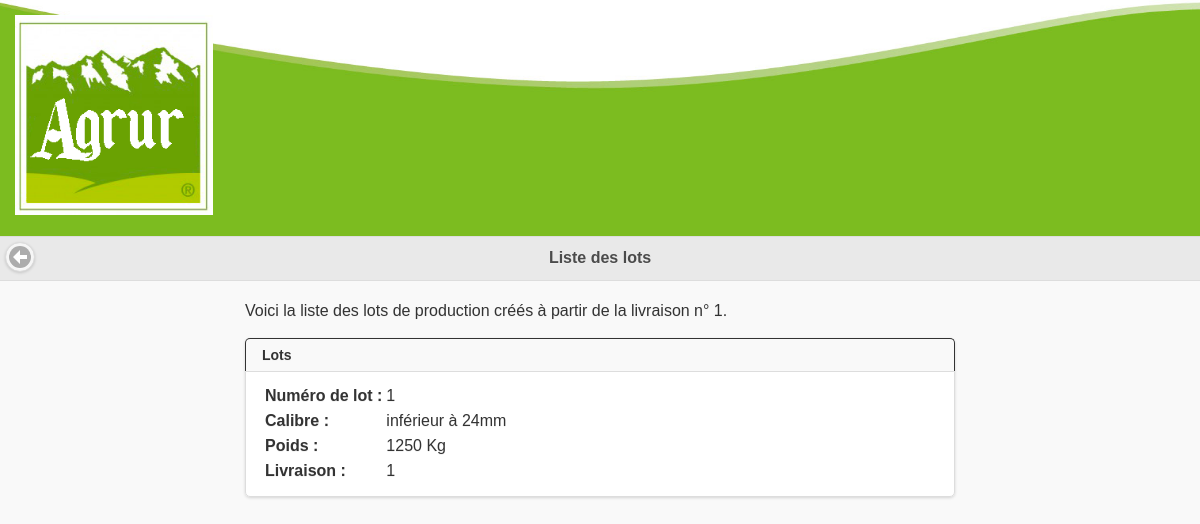
Screenshot of /interface/liste_lot_livraison.php?livraison=1 with the database file from the repository.
### tables this page shows
CREATE TABLE `lot_production` (
  `calibre` int(11) NOT NULL,
  `id_livraison` int(11) NOT NULL COMMENT 'Identifiant de la livraison',
`id_lot` int(11) NOT NULL,
  `poids` int(11) NOT NULL COMMENT 'Poids du lot'
);

CREATE TABLE `calibre_noix` (
`id_calibre` int(11) NOT NULL COMMENT 'Clé primaire',
  `libelle_calibre` varchar(255) NOT NULL COMMENT 'Libelle du calibre'
);

### src/fonctions_traitement.php (called while the page is built, shortened)
		<?php
function getLibelleCalibre($idCalibre)
{
	global $connexion;
	$libelleCalibre = '';
	$sql = $connexion->prepare('SELECT libelle_calibre FROM calibre_noix WHERE id_calibre = :id_calibre');
	$sql->bindParam(':id_calibre', $idCalibre);
	try
	{
		$sql->execute();
		$donnees_calibre = $sql->fetch();
		$libelleCalibre = $donnees_calibre['libelle_calibre'];
	}
	catch(Exception $e)
	{
		echo('Erreur : '.$e->getMessage());
	}
	return $libelleCalibre;
}
?>

### interface/liste_lot_livraison.php (the view, shortened to what this page needs)
<!DOCTYPE html>
<html lang="fr">
<head>
  <?php include('../common/head.php'); ?>
  <?php include('../src/bdd_connect.php'); ?>
</head>
<body>
  <header>
    <?php include('../common/header.php'); ?>
  </header>
  <div data-role="header">
    <a href="#" data-rel="back" data-icon="arrow-l" data-iconpos="notext" data-shadow="true" data-iconshadow="true" data-transition="slidefade" class="ui-icon"></a>
    <h1>Liste des lots</h1>
  </div>
  <div class="main-container">
    <div class="sub-container">
      <p>
        Voici la liste des lots de production créés à partir de la livraison n°
        <?php echo($_GET['livraison']); ?>.
      </p>
      <ul data-role="listview" data-inset="true" data-theme="c" data-divider-theme="c" data-count-theme="c">
        <li data-role="list-divider">Lots</li>
        <?php
        $sql = $connexion->prepare('SELECT * FROM lot_production WHERE id_livraison = :id_livraison');
        $sql->bindParam(':id_livraison', $_GET['livraison']);
        try
        {
          $sql->execute();
          while($donnees_lot = $sql->fetch())
          {
          ?>
            <li>
             <table>
               <tr>
                  <td><b>Numéro de lot :</b></td>
                  <td><?php echo($donnees_lot['id_lot']); ?></td>
                </tr>
                <tr>
                  <td><b>Calibre :</b></td>
                  <td><?php echo(getLibelleCalibre($donnees_lot['calibre'])); ?></td>
                </tr>
                <tr>
                  <td><b>Poids :</b></td>
                  <td><?php echo($donnees_lot['poids'].' Kg'); ?></td>
                </tr>
                <tr>
                  <td><b>Livraison :</b></td>
                  <td><?php echo($donnees_lot['id_livraison']); ?></td>
                </tr>
              </table>
            </li>
        <?php
        }
      }
      catch(Exception $e)
      {
        echo('Erreur : '.$e->getMessage());
      }
      ?>
    </ul>
    </div>
  </div>
</body>
</html>

### style/main.css (style rules this page uses)
body { margin: 0px; font-family: Roboto; }
a { color: black; text-decoration: none; }
header { background-image: url(../images/footer.png); background-size: cover; background-repeat: no-repeat; }
.main-container { margin-left: auto; margin-right: auto; max-width: 750px; min-width: 265px; }
.sub-container { margin: 20px; }

### style/objects.css (style rules this page uses)
h1 { color: rgb(75, 75, 75); }
li { list-style: none; }

### rows the page displays
lot_production: id_lot "1", calibre.libelle_calibre "inférieur à 24mm", poids "1250", id_livraison "1"

### other values shown
$_GET['livraison'] "1"
